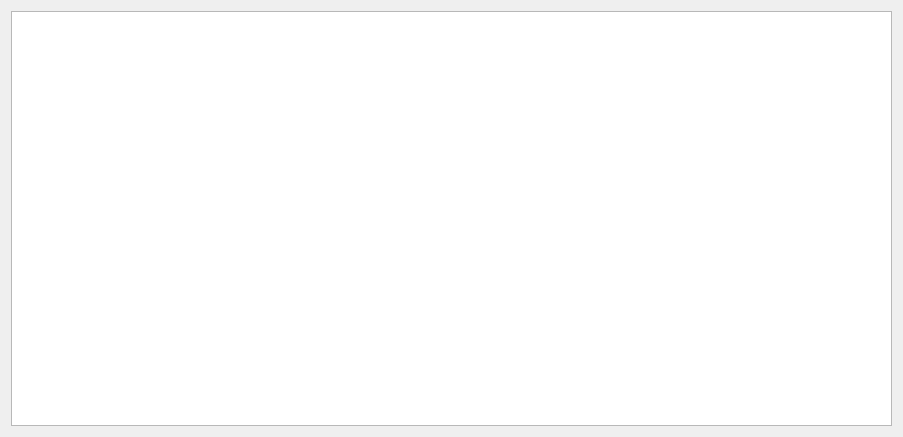
<?xml version="1.0" encoding="UTF-8"?>
<ui version="4.0">
 <class>Dialog</class>
 <widget class="QDialog" name="Dialog">
  <property name="geometry">
   <rect>
    <x>0</x>
    <y>0</y>
    <width>903</width>
    <height>437</height>
   </rect>
  </property>
  <property name="windowTitle">
   <string>Galerie</string>
  </property>
  <property name="styleSheet">
   <string notr="true">QMainWindow {color : white ; background-color : rgb(64,64,64)}
QPushButton { color: white; background-color: rgb(80,0,0) }
QPushButton::default {  color: white; background-color: rgb(80,0,0); border: 1px solid rgb(100,0,0) ;border-radius:6px}</string>
  </property>
  <layout class="QHBoxLayout" name="horizontalLayout">
   <item>
    <widget class="QListWidget" name="img_list_view">
     <property name="tabKeyNavigation">
      <bool>true</bool>
     </property>
     <property name="showDropIndicator" stdset="0">
      <bool>false</bool>
     </property>
     <property name="selectionMode">
      <enum>QAbstractItemView::SelectionMode::NoSelection</enum>
     </property>
     <property name="iconSize">
      <size>
       <width>300</width>
       <height>300</height>
      </size>
     </property>
     <property name="isWrapping" stdset="0">
      <bool>true</bool>
     </property>
     <property name="resizeMode">
      <enum>QListView::ResizeMode::Adjust</enum>
     </property>
     <property name="viewMode">
      <enum>QListView::ViewMode::IconMode</enum>
     </property>
     <property name="selectionRectVisible">
      <bool>false</bool>
     </property>
    </widget>
   </item>
  </layout>
 </widget>
 <resources/>
 <connections/>
</ui>
